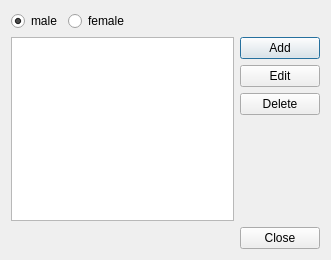
<?xml version="1.0" encoding="UTF-8"?>
<ui version="4.0">
 <class>EditCategoriesDlg</class>
 <widget class="QDialog" name="EditCategoriesDlg">
  <property name="geometry">
   <rect>
    <x>0</x>
    <y>0</y>
    <width>331</width>
    <height>260</height>
   </rect>
  </property>
  <property name="windowTitle">
   <string>Edit categories</string>
  </property>
  <property name="windowIcon">
   <iconset resource="../resources.qrc">
    <normaloff>:/icons/icons/floco-128.png</normaloff>:/icons/icons/floco-128.png</iconset>
  </property>
  <layout class="QVBoxLayout" name="verticalLayout_2">
   <item>
    <layout class="QHBoxLayout" name="horizontalLayout">
     <item>
      <widget class="QRadioButton" name="radioMale">
       <property name="text">
        <string>male</string>
       </property>
       <property name="checked">
        <bool>true</bool>
       </property>
      </widget>
     </item>
     <item>
      <widget class="QRadioButton" name="radioFemale">
       <property name="text">
        <string>female</string>
       </property>
      </widget>
     </item>
     <item>
      <spacer name="horizontalSpacer">
       <property name="orientation">
        <enum>Qt::Horizontal</enum>
       </property>
       <property name="sizeHint" stdset="0">
        <size>
         <width>40</width>
         <height>20</height>
        </size>
       </property>
      </spacer>
     </item>
    </layout>
   </item>
   <item>
    <layout class="QHBoxLayout" name="horizontalLayout_2">
     <item>
      <widget class="QTreeView" name="treeView">
       <property name="editTriggers">
        <set>QAbstractItemView::NoEditTriggers</set>
       </property>
       <property name="rootIsDecorated">
        <bool>false</bool>
       </property>
       <property name="itemsExpandable">
        <bool>false</bool>
       </property>
       <property name="expandsOnDoubleClick">
        <bool>false</bool>
       </property>
      </widget>
     </item>
     <item>
      <layout class="QVBoxLayout" name="verticalLayout">
       <item>
        <widget class="QPushButton" name="btnAdd">
         <property name="text">
          <string>Add</string>
         </property>
        </widget>
       </item>
       <item>
        <widget class="QPushButton" name="btnEdit">
         <property name="text">
          <string>Edit</string>
         </property>
        </widget>
       </item>
       <item>
        <widget class="QPushButton" name="btnDelete">
         <property name="text">
          <string>Delete</string>
         </property>
        </widget>
       </item>
       <item>
        <spacer name="verticalSpacer">
         <property name="orientation">
          <enum>Qt::Vertical</enum>
         </property>
         <property name="sizeHint" stdset="0">
          <size>
           <width>20</width>
           <height>40</height>
          </size>
         </property>
        </spacer>
       </item>
      </layout>
     </item>
    </layout>
   </item>
   <item>
    <layout class="QHBoxLayout" name="horizontalLayout_3">
     <item>
      <spacer name="horizontalSpacer_2">
       <property name="orientation">
        <enum>Qt::Horizontal</enum>
       </property>
       <property name="sizeHint" stdset="0">
        <size>
         <width>40</width>
         <height>20</height>
        </size>
       </property>
      </spacer>
     </item>
     <item>
      <widget class="QPushButton" name="btnClose">
       <property name="text">
        <string>Close</string>
       </property>
      </widget>
     </item>
    </layout>
   </item>
  </layout>
 </widget>
 <resources>
  <include location="../resources.qrc"/>
 </resources>
 <connections>
  <connection>
   <sender>btnClose</sender>
   <signal>clicked()</signal>
   <receiver>EditCategoriesDlg</receiver>
   <slot>close()</slot>
   <hints>
    <hint type="sourcelabel">
     <x>364</x>
     <y>282</y>
    </hint>
    <hint type="destinationlabel">
     <x>199</x>
     <y>149</y>
    </hint>
   </hints>
  </connection>
 </connections>
</ui>
